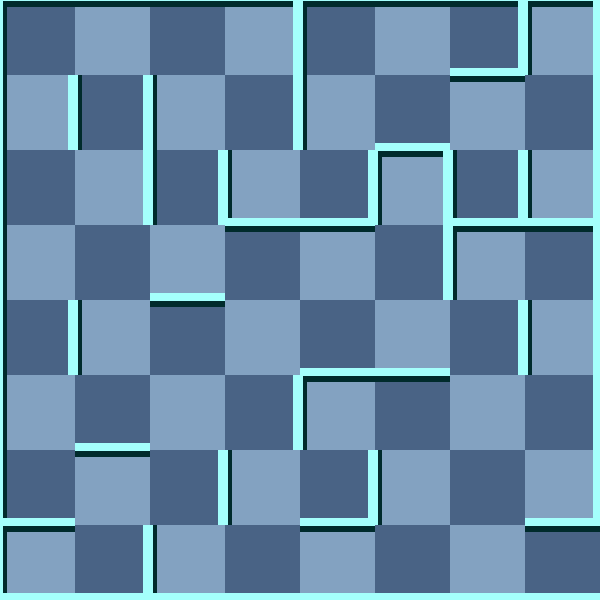

A level layout from a 2D game, rendered from its tile map. Below: a short description, then the map file with tile-grid data replaced by summaries:
An orthogonal 8x8 tile map with 75x75 px tiles, 2 tile layers (background, 块层 1) and 4 objects (Exit, WhiteMummy, Trap, Player).

<map version="1.0" orientation="orthogonal" width="8" height="8" tilewidth="75" tileheight="75">
 <tileset firstgid="1" name="wall" tilewidth="75" tileheight="75">
  <image source="gfx/wall.png" width="300" height="375" />
  <tile id="0">
   <properties>
    <property name="ValOfWall" value="0" />
   </properties>
  </tile>
  <tile id="1">
   <properties>
    <property name="ValOfWall" value="1" />
   </properties>
  </tile>
  <tile id="2">
   <properties>
    <property name="ValOfWall" value="2" />
   </properties>
  </tile>
  <tile id="3">
   <properties>
    <property name="ValOfWall" value="3" />
   </properties>
  </tile>
  <tile id="4">
   <properties>
    <property name="ValOfWall" value="4" />
   </properties>
  </tile>
  <tile id="5">
   <properties>
    <property name="ValOfWall" value="5" />
   </properties>
  </tile>
  <tile id="6">
   <properties>
    <property name="ValOfWall" value="6" />
   </properties>
  </tile>
  <tile id="7">
   <properties>
    <property name="ValOfWall" value="7" />
   </properties>
  </tile>
  <tile id="8">
   <properties>
    <property name="ValOfWall" value="8" />
   </properties>
  </tile>
  <tile id="9">
   <properties>
    <property name="ValOfWall" value="9" />
   </properties>
  </tile>
  <tile id="10">
   <properties>
    <property name="ValOfWall" value="10" />
   </properties>
  </tile>
  <tile id="11">
   <properties>
    <property name="ValOfWall" value="11" />
   </properties>
  </tile>
  <tile id="12">
   <properties>
    <property name="ValOfWall" value="12" />
   </properties>
  </tile>
  <tile id="13">
   <properties>
    <property name="ValOfWall" value="13" />
   </properties>
  </tile>
  <tile id="14">
   <properties>
    <property name="ValOfWall" value="14" />
   </properties>
  </tile>
  <tile id="15">
   <properties>
    <property name="ValOfWall" value="15" />
   </properties>
  </tile>
  <tile id="18">
   <properties>
    <property name="ValOfWall" value="-1" />
   </properties>
  </tile>
 </tileset>
 <layer name="background" width="8" height="8">
  <data>[64 cells, 64 non-empty, 2 distinct tile ids]</data>
 </layer>
 <layer name="块层 1" width="8" height="8">
  <data>[64 cells, 64 non-empty, 15 distinct tile ids]</data>
 </layer>
 <objectgroup name="对象层 1" width="8" height="8">
  <object name="Exit" x="600" y="525" />
  <object name="WhiteMummy" x="300" y="375">
   <properties>
    <property name="value" value="21" />
   </properties>
  </object>
  <object name="Trap" x="300" y="225">
   <properties>
    <property name="value" value="8" />
   </properties>
  </object>
  <object name="Player" x="375" y="150">
   <properties>
    <property name="value" value="1" />
   </properties>
  </object>
 </objectgroup>
</map>
